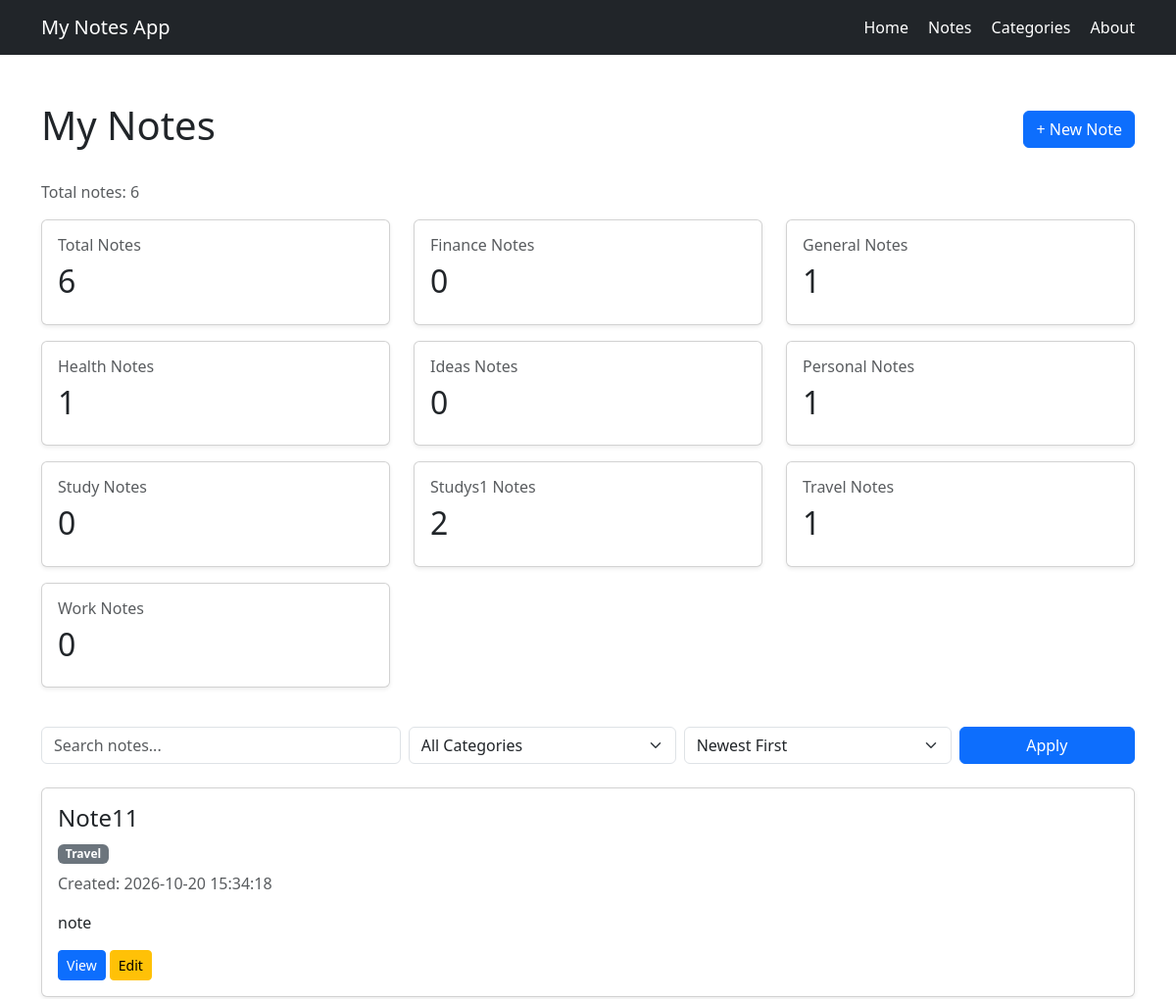
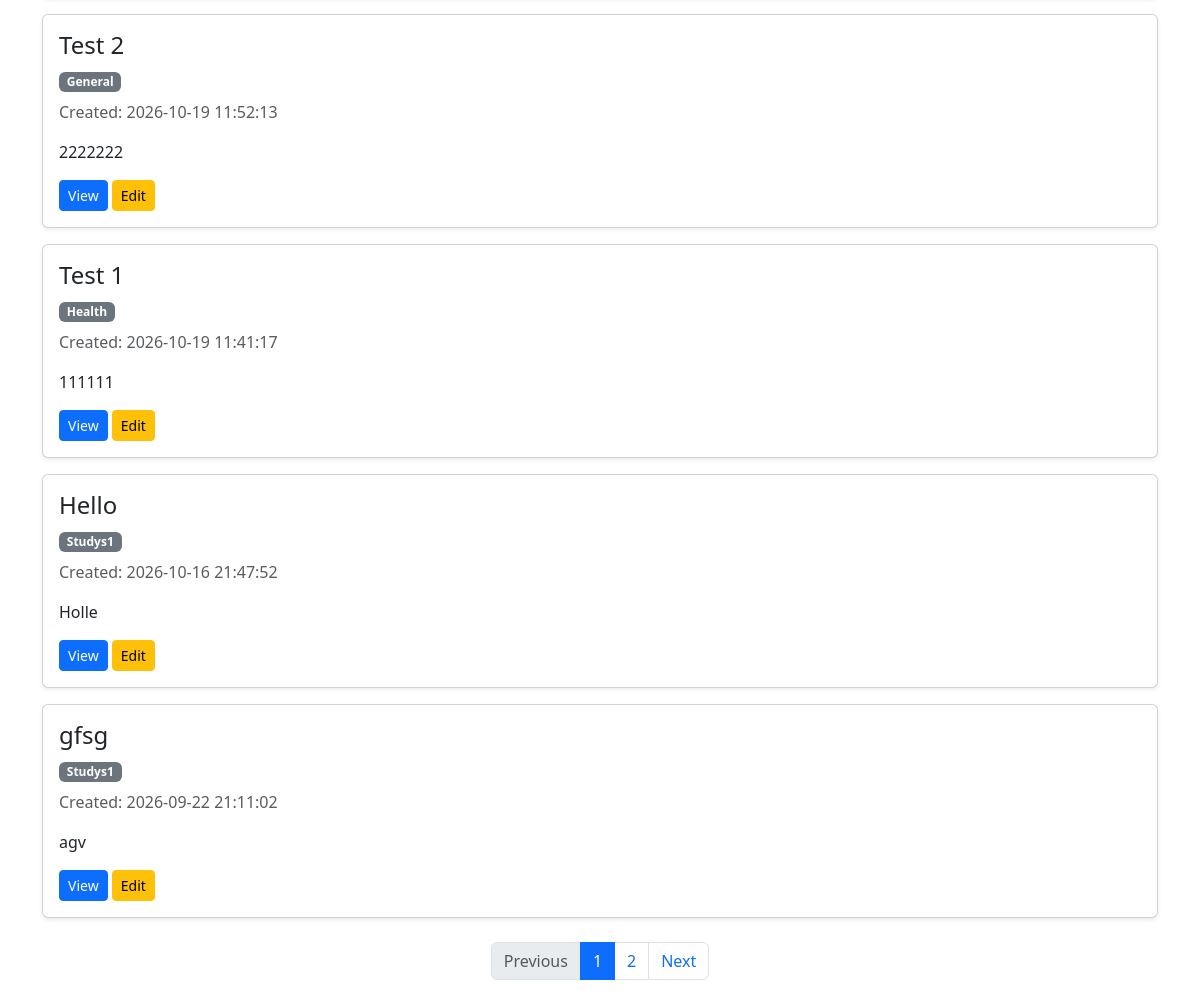
The app's page /notes with its own data (2 pictures, top to bottom).
### tables this page shows
CREATE TABLE categories (
            id INTEGER PRIMARY KEY AUTOINCREMENT,
            name TEXT NOT NULL UNIQUE
        );

CREATE TABLE notes (
            id INTEGER PRIMARY KEY AUTOINCREMENT,
            title TEXT NOT NULL,
            content TEXT NOT NULL
        , category TEXT NOT NULL DEFAULT 'General', created_at TEXT NOT NULL DEFAULT '');

### app.py (the view, shortened to what this page needs)
@app.route("/notes")
def notes():
    search_query = request.args.get("search", "").strip().lower()
    selected_category = request.args.get("category", "").strip()
    sort_order = request.args.get("sort", "newest")
    per_page = 5
    page = request.args.get("page", 1, type=int)
    page = max(page, 1)
    connection = get_db_connection()
    query = "SELECT * FROM notes WHERE 1=1"
    parameters = []
    if selected_category:
        query += " AND category = ?"
        parameters.append(selected_category)
    count_query = query.replace(
        "SELECT *",
        "SELECT COUNT(*) AS total",
        1
    )
    count_parameters = parameters.copy()
    total_filtered = connection.execute(
        count_query,
        count_parameters
    ).fetchone()["total"]
    total_pages = max(1, math.ceil(total_filtered / per_page))
    page = min(page, total_pages)
    offset = (page - 1) * per_page
    if sort_order == "oldest":
        query += " ORDER BY id ASC"
    else:
        query += " ORDER BY id DESC"
    query += " LIMIT ? OFFSET ?"
    parameters.extend([per_page, offset])
    notes_list = connection.execute(
        query,
        parameters
    ).fetchall()
    total_notes = connection.execute(
        "SELECT COUNT(*) AS total FROM notes"
    ).fetchone()["total"]
    category_stats = connection.execute(
        """
        SELECT
            categories.name,
            COUNT(notes.id) AS note_count
        FROM categories
        LEFT JOIN notes
            ON notes.category = categories.name
        GROUP BY categories.id, categories.name
        ORDER BY categories.name ASC
        """
    ).fetchall()
    connection.close()
    return render_template(
        "notes.html",
        notes=notes_list,
        search_query=search_query,
        selected_category=selected_category,
        sort_order=sort_order,
        total_notes=total_notes,
        category_stats=category_stats,
        categories=get_all_categories(),
        page=page,
        total_pages=total_pages
    )

### app.py (called while the page is built)
def get_db_connection():
    connection = sqlite3.connect(DATABASE)
    connection.row_factory = sqlite3.Row
    return connection

def get_all_categories():
    connection = get_db_connection()
    categories = connection.execute(
        "SELECT * FROM categories ORDER BY name ASC"
    ).fetchall()
    connection.close()
    return categories

### templates/notes.html (shortened to what this page needs)
{% extends "base.html" %}
{% block content %}
<div class="d-flex justify-content-between align-items-center mb-4">
    <h1>My Notes</h1>
    <a href="{{ url_for('create_note') }}"
       class="btn btn-primary">
        + New Note
    </a>
</div>
<p class="text-muted">
    Total notes: {{ total_notes }}
</p>
<div class="row mb-4">
    <div class="col-md-4 mb-3">
        <div class="card shadow-sm h-100">
            <div class="card-body">
                <h6 class="text-muted">Total Notes</h6>
                <h2>{{ total_notes }}</h2>
            </div>
        </div>
    </div>
    {% for category in category_stats %}
        <div class="col-md-4 mb-3">
            <div class="card shadow-sm h-100">
                <div class="card-body">
                    <h6 class="text-muted">
                        {{ category['name'] }} Notes
                    </h6>
                    <h2>{{ category['note_count'] }}</h2>
                </div>
            </div>
        </div>
    {% endfor %}
</div>
<form method="GET"
      action="{{ url_for('notes') }}"
      class="row g-2 mb-4">
    <div class="col-md-4">
        <input
            type="text"
            name="search"
            class="form-control"
            placeholder="Search notes..."
            value="{{ search_query }}"
        >
    </div>
    <div class="col-md-3">
        <select name="category"
                class="form-select">
            <option value="">
                All Categories
            </option>
        </select>
    </div>
    <div class="col-md-3">
        <select name="sort"
                class="form-select">
            <option value="newest"
                {% if sort_order == "newest" %}selected{% endif %}>
                Newest First
            </option>
        </select>
    </div>
    <div class="col-md-2 d-grid">
        <button type="submit"
                class="btn btn-primary">
            Apply
        </button>
    </div>
</form>
{% if notes %}
    {% for note in notes %}
        <div class="card mb-3 shadow-sm">
            <div class="card-body">
                <h4>
                    {{ note["title"] }}
                </h4>
                <span class="badge bg-secondary">
                    {{ note["category"] }}
                </span>
                <p class="text-muted mt-2">
                    Created: {{ note["created_at"] }}
                </p>
                <p>
                    {{ note["content"] }}
                </p>
                <a
                    href="{{ url_for('view_note', note_id=note['id']) }}"
                    class="btn btn-sm btn-primary"
                >
                    View
                </a>
                <a
                    href="{{ url_for('edit_note', note_id=note['id']) }}"
                    class="btn btn-sm btn-warning"
                >
                    Edit
                </a>
            </div>
        </div>
    {% endfor %}
{% else %}
    <div class="alert alert-warning">
        No notes found.
    </div>
{% endif %}
{% if total_pages > 1 %}
    <nav aria-label="Notes pagination" class="mt-4">
        <ul class="pagination justify-content-center">
            <li class="page-item {% if page <= 1 %}disabled{% endif %}">
                <a
                    class="page-link"
                    href="{{ url_for(
                        'notes',
                        page=page-1,
                        search=search_query,
                        category=selected_category,
                        sort=sort_order
                    ) }}"
                    {% if page <= 1 %}aria-disabled="true"{% endif %}
                >
                    Previous
                </a>
            </li>
            {% for p in range(1, total_pages + 1) %}
                <li class="page-item {% if p == page %}active{% endif %}">
                    <a
                        class="page-link"
                        href="{{ url_for(
                            'notes',
                            page=p,
                            search=search_query,
                            category=selected_category,
                            sort=sort_order
                        ) }}"
                    >
                        {{ p }}
                    </a>
                </li>
            {% endfor %}
            <li class="page-item {% if page >= total_pages %}disabled{% endif %}">
                <a
                    class="page-link"
                    href="{{ url_for(
                        'notes',
                        page=page+1,
                        search=search_query,
                        category=selected_category,
                        sort=sort_order
                    ) }}"
                >
                    Next
                </a>
            </li>
        </ul>
    </nav>
{% endif %}
{% endblock %}

### records on screen
categories: name "Finance", note_count "0"
categories: name "General", note_count "1"
categories: name "Health", note_count "1"
categories: name "Ideas", note_count "0"
categories: name "Personal", note_count "1"
categories: name "Study", note_count "0"
categories: name "Studys1", note_count "2"
categories: name "Travel", note_count "1"
categories: name "Work", note_count "0"
notes: title "Note11", category "Travel", created_at "2026-10-20 15:34:18", content "note"
notes: title "Test 2", category "General", created_at "2026-10-19 11:52:13", content "2222222"
notes: title "Test 1", category "Health", created_at "2026-10-19 11:41:17", content "111111"
notes: title "Hello", category "Studys1", created_at "2026-10-16 21:47:52", content "Holle"
notes: title "gfsg", category "Studys1", created_at "2026-09-22 21:11:02", content "agv"

### other values on screen
{{ total_notes }} "6"
{{ p }} "1" "2"
